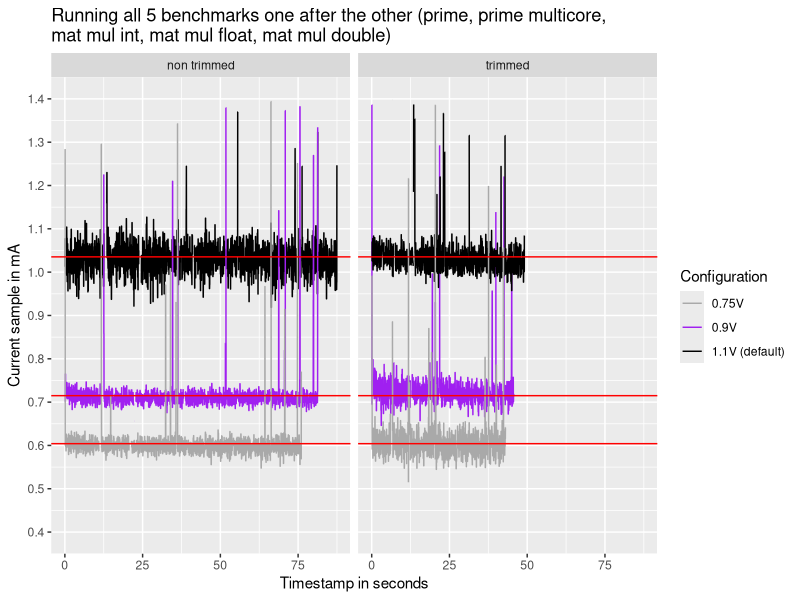

Write R code to recreate this figure.
library("ggplot2")
library("dplyr")
library(rlang)

df <- read.csv("lposc_benchmarks.csv")
df <- df %>%
  mutate(
    x_range = cut(
      expe_num,
      breaks = c(0, 15, 30),   # upper bound is exclusive by default
      right = FALSE,              # [0,15), [15,30), ...
      labels = c("non trimmed", "trimmed")
    )
  )
df <- df %>%
  mutate(
    legend_group = case_when(
      expe_num %in% c(0:4, 20:24)   ~ "1.1V (default)",
      expe_num %in% c(5:9, 15:19)   ~ "0.9V",
      expe_num %in% c(10:14, 25:29) ~ "0.75V"
    )
  )
df <- df %>% filter(iteration_num == 0)
p <- ggplot(df, aes(x = current_timestamp, y = current_sample, color=legend_group, group=factor(expe_num))) +
	geom_line(na.rm = TRUE) +
	scale_y_continuous(limits=c(0.4, 1.4), n.breaks=15) +
	geom_hline(yintercept = median(df[df$expe_num == 0,]$current_sample, na.rm = TRUE), color = "red") +
	geom_hline(yintercept = median(df[df$expe_num == 5,]$current_sample, na.rm = TRUE), color = "red") +
	geom_hline(yintercept = median(df[df$expe_num == 10,]$current_sample, na.rm = TRUE), color = "red") +
	facet_wrap(~ x_range) +
	labs(title = "Running all 5 benchmarks one after the other (prime, prime multicore, \nmat mul int, mat mul float, mat mul double)", x = "Timestamp in seconds", y = "Current sample in mA") +
  scale_color_manual(
		name = "Configuration",
    values = c(
      "1.1V (default)"      = "black",
      "0.9V"                = "purple",
      "0.75V"               = "darkgrey"
    )
  )
ggsave("lposc_benchmarks.pdf", plot=p)
